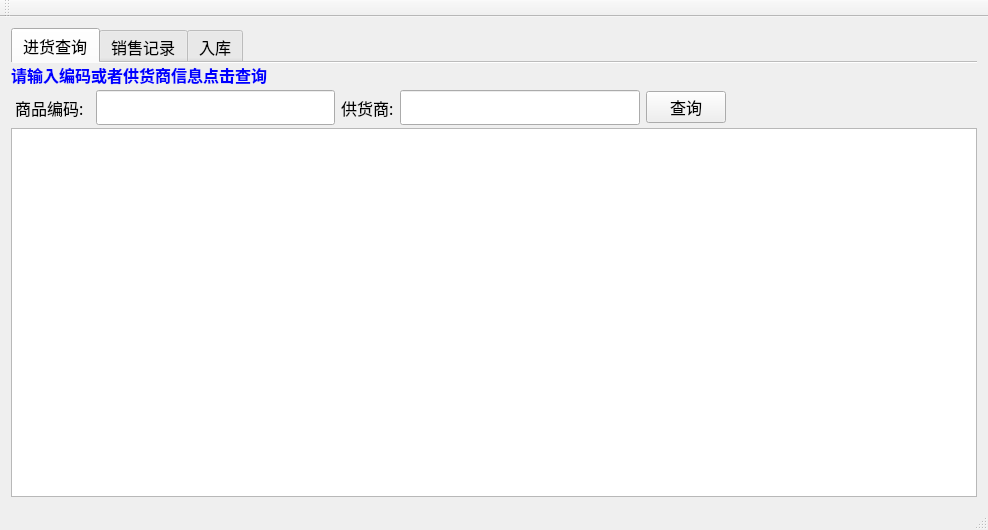
<?xml version="1.0" encoding="UTF-8"?>
<ui version="4.0">
 <class>MainWindow</class>
 <widget class="QMainWindow" name="MainWindow">
  <property name="geometry">
   <rect>
    <x>0</x>
    <y>0</y>
    <width>926</width>
    <height>530</height>
   </rect>
  </property>
  <property name="windowTitle">
   <string>MainWindow</string>
  </property>
  <widget class="QWidget" name="centralWidget">
   <layout class="QGridLayout" name="gridLayout">
    <item row="0" column="1">
     <widget class="QTabWidget" name="tabWidget">
      <property name="font">
       <font>
        <family>Agency FB</family>
        <pointsize>12</pointsize>
       </font>
      </property>
      <property name="tabShape">
       <enum>QTabWidget::Rounded</enum>
      </property>
      <property name="currentIndex">
       <number>0</number>
      </property>
      <property name="elideMode">
       <enum>Qt::ElideMiddle</enum>
      </property>
      <property name="documentMode">
       <bool>true</bool>
      </property>
      <property name="movable">
       <bool>true</bool>
      </property>
      <widget class="QWidget" name="tab">
       <attribute name="title">
        <string>进货查询</string>
       </attribute>
       <layout class="QGridLayout" name="gridLayout_3">
        <property name="leftMargin">
         <number>0</number>
        </property>
        <property name="topMargin">
         <number>0</number>
        </property>
        <property name="rightMargin">
         <number>0</number>
        </property>
        <property name="bottomMargin">
         <number>0</number>
        </property>
        <property name="horizontalSpacing">
         <number>6</number>
        </property>
        <property name="verticalSpacing">
         <number>3</number>
        </property>
        <item row="1" column="3">
         <widget class="QLabel" name="label_3">
          <property name="text">
           <string>供货商:</string>
          </property>
         </widget>
        </item>
        <item row="4" column="0" colspan="8">
         <widget class="QTableView" name="tableViewJH"/>
        </item>
        <item row="1" column="0">
         <widget class="QLabel" name="label_2">
          <property name="text">
           <string> 商品编码:</string>
          </property>
         </widget>
        </item>
        <item row="1" column="4">
         <widget class="QLineEdit" name="lineEdit_goodsupplier">
          <property name="font">
           <font>
            <family>宋体</family>
            <pointsize>14</pointsize>
           </font>
          </property>
         </widget>
        </item>
        <item row="1" column="2">
         <widget class="QLineEdit" name="lineEdit_goodCode">
          <property name="font">
           <font>
            <family>宋体</family>
            <pointsize>14</pointsize>
           </font>
          </property>
         </widget>
        </item>
        <item row="1" column="6">
         <spacer name="horizontalSpacer_2">
          <property name="orientation">
           <enum>Qt::Horizontal</enum>
          </property>
          <property name="sizeHint" stdset="0">
           <size>
            <width>40</width>
            <height>20</height>
           </size>
          </property>
         </spacer>
        </item>
        <item row="1" column="5">
         <widget class="QPushButton" name="btn_queryInGoods">
          <property name="text">
           <string>查询</string>
          </property>
         </widget>
        </item>
        <item row="0" column="0" colspan="3">
         <widget class="QLabel" name="label_4">
          <property name="text">
           <string>&lt;html&gt;&lt;head/&gt;&lt;body&gt;&lt;p&gt;&lt;span style=&quot; font-size:12pt; font-weight:600; color:blue&quot;&gt;请输入编码或者供货商信息点击查询&lt;/span&gt;&lt;/p&gt;&lt;/body&gt;&lt;/html&gt;</string>
          </property>
         </widget>
        </item>
       </layout>
      </widget>
      <widget class="QWidget" name="tab_2">
       <attribute name="title">
        <string>销售记录</string>
       </attribute>
       <layout class="QGridLayout" name="gridLayout_2">
        <item row="1" column="0" rowspan="6" colspan="3">
         <widget class="QTableView" name="tableViewSX">
          <property name="sortingEnabled">
           <bool>true</bool>
          </property>
          <property name="wordWrap">
           <bool>false</bool>
          </property>
          <attribute name="horizontalHeaderDefaultSectionSize">
           <number>130</number>
          </attribute>
          <attribute name="horizontalHeaderStretchLastSection">
           <bool>true</bool>
          </attribute>
         </widget>
        </item>
        <item row="0" column="2">
         <widget class="QGroupBox" name="groupBox_2">
          <property name="styleSheet">
           <string notr="true">font: 12pt &quot;微软雅黑&quot;;</string>
          </property>
          <property name="title">
           <string>填加</string>
          </property>
          <layout class="QGridLayout" name="gridLayout_6">
           <item row="0" column="1">
            <widget class="QPushButton" name="pushButton">
             <property name="text">
              <string>添加记录</string>
             </property>
            </widget>
           </item>
           <item row="0" column="2">
            <spacer name="horizontalSpacer">
             <property name="orientation">
              <enum>Qt::Horizontal</enum>
             </property>
             <property name="sizeType">
              <enum>QSizePolicy::Minimum</enum>
             </property>
             <property name="sizeHint" stdset="0">
              <size>
               <width>40</width>
               <height>20</height>
              </size>
             </property>
            </spacer>
           </item>
          </layout>
         </widget>
        </item>
        <item row="0" column="0" colspan="2">
         <widget class="QGroupBox" name="groupBox_XS">
          <property name="enabled">
           <bool>true</bool>
          </property>
          <property name="styleSheet">
           <string notr="true">font: 12pt &quot;微软雅黑&quot;;</string>
          </property>
          <property name="title">
           <string>查询条件</string>
          </property>
          <layout class="QGridLayout" name="gridLayout_5">
           <property name="sizeConstraint">
            <enum>QLayout::SetDefaultConstraint</enum>
           </property>
           <item row="0" column="4">
            <widget class="QLabel" name="label_17">
             <property name="text">
              <string>~</string>
             </property>
            </widget>
           </item>
           <item row="0" column="2">
            <widget class="QLabel" name="label_16">
             <property name="text">
              <string>交易时间</string>
             </property>
            </widget>
           </item>
           <item row="0" column="3">
            <widget class="QDateTimeEdit" name="dt_XSbegin"/>
           </item>
           <item row="0" column="5">
            <widget class="QDateTimeEdit" name="dt_XSend"/>
           </item>
           <item row="0" column="1">
            <widget class="QLineEdit" name="txt_XS_memo">
             <property name="text">
              <string/>
             </property>
            </widget>
           </item>
           <item row="0" column="0">
            <widget class="QLabel" name="label_24">
             <property name="text">
              <string>备      注</string>
             </property>
            </widget>
           </item>
           <item row="0" column="6">
            <widget class="QPushButton" name="pushButton_Xiaoshou_sel">
             <property name="text">
              <string>条件查询</string>
             </property>
            </widget>
           </item>
           <item row="0" column="7">
            <widget class="QPushButton" name="pushButton_xsSave">
             <property name="text">
              <string>查询所有</string>
             </property>
            </widget>
           </item>
          </layout>
         </widget>
        </item>
       </layout>
      </widget>
      <widget class="QWidget" name="tab_3">
       <attribute name="title">
        <string>入库</string>
       </attribute>
       <layout class="QVBoxLayout" name="verticalLayout_3">
        <item>
         <widget class="QGroupBox" name="groupBox">
          <property name="minimumSize">
           <size>
            <width>0</width>
            <height>120</height>
           </size>
          </property>
          <property name="title">
           <string>输入商品信息</string>
          </property>
          <property name="flat">
           <bool>false</bool>
          </property>
          <property name="checkable">
           <bool>false</bool>
          </property>
          <layout class="QGridLayout" name="gridLayout_4">
           <item row="4" column="0">
            <widget class="QLabel" name="label_12">
             <property name="text">
              <string>备       注</string>
             </property>
             <property name="alignment">
              <set>Qt::AlignRight|Qt::AlignTrailing|Qt::AlignVCenter</set>
             </property>
            </widget>
           </item>
           <item row="0" column="1">
            <widget class="QLineEdit" name="txt_goodCode">
             <property name="font">
              <font>
               <family>微软雅黑</family>
              </font>
             </property>
             <property name="text">
              <string/>
             </property>
            </widget>
           </item>
           <item row="0" column="2">
            <widget class="QLabel" name="label_6">
             <property name="text">
              <string>进货时间</string>
             </property>
             <property name="alignment">
              <set>Qt::AlignRight|Qt::AlignTrailing|Qt::AlignVCenter</set>
             </property>
            </widget>
           </item>
           <item row="1" column="0">
            <widget class="QLabel" name="label_10">
             <property name="text">
              <string>商品名称</string>
             </property>
             <property name="alignment">
              <set>Qt::AlignRight|Qt::AlignTrailing|Qt::AlignVCenter</set>
             </property>
            </widget>
           </item>
           <item row="0" column="3">
            <widget class="QLineEdit" name="txt_inGoodtime">
             <property name="font">
              <font>
               <family>微软雅黑</family>
              </font>
             </property>
             <property name="text">
              <string/>
             </property>
            </widget>
           </item>
           <item row="0" column="0">
            <widget class="QLabel" name="label_5">
             <property name="text">
              <string>商品编码</string>
             </property>
             <property name="alignment">
              <set>Qt::AlignRight|Qt::AlignTrailing|Qt::AlignVCenter</set>
             </property>
            </widget>
           </item>
           <item row="3" column="0">
            <widget class="QLabel" name="label_13">
             <property name="text">
              <string>商品金额</string>
             </property>
             <property name="alignment">
              <set>Qt::AlignRight|Qt::AlignTrailing|Qt::AlignVCenter</set>
             </property>
            </widget>
           </item>
           <item row="3" column="1">
            <widget class="QLineEdit" name="txt_goodjine">
             <property name="font">
              <font>
               <family>微软雅黑</family>
              </font>
             </property>
             <property name="text">
              <string/>
             </property>
            </widget>
           </item>
           <item row="2" column="2">
            <widget class="QLabel" name="label_11">
             <property name="text">
              <string>商品单价</string>
             </property>
             <property name="alignment">
              <set>Qt::AlignRight|Qt::AlignTrailing|Qt::AlignVCenter</set>
             </property>
            </widget>
           </item>
           <item row="2" column="3">
            <widget class="QLineEdit" name="txt_goodprice">
             <property name="font">
              <font>
               <family>微软雅黑</family>
              </font>
             </property>
             <property name="text">
              <string/>
             </property>
            </widget>
           </item>
           <item row="0" column="6" rowspan="5">
            <layout class="QVBoxLayout" name="verticalLayout_2">
             <property name="leftMargin">
              <number>5</number>
             </property>
             <property name="rightMargin">
              <number>5</number>
             </property>
             <item>
              <widget class="QPushButton" name="pushButton_JH_Add">
               <property name="minimumSize">
                <size>
                 <width>140</width>
                 <height>0</height>
                </size>
               </property>
               <property name="text">
                <string>添加</string>
               </property>
              </widget>
             </item>
             <item>
              <widget class="QPushButton" name="pushButton_JH_clean">
               <property name="minimumSize">
                <size>
                 <width>140</width>
                 <height>0</height>
                </size>
               </property>
               <property name="text">
                <string>清除</string>
               </property>
              </widget>
             </item>
             <item>
              <spacer name="verticalSpacer">
               <property name="orientation">
                <enum>Qt::Vertical</enum>
               </property>
               <property name="sizeHint" stdset="0">
                <size>
                 <width>20</width>
                 <height>40</height>
                </size>
               </property>
              </spacer>
             </item>
            </layout>
           </item>
           <item row="1" column="1">
            <widget class="QLineEdit" name="txt_goodName">
             <property name="font">
              <font>
               <family>微软雅黑</family>
              </font>
             </property>
             <property name="text">
              <string/>
             </property>
            </widget>
           </item>
           <item row="1" column="2">
            <widget class="QLabel" name="label_8">
             <property name="text">
              <string>商品单位</string>
             </property>
             <property name="alignment">
              <set>Qt::AlignRight|Qt::AlignTrailing|Qt::AlignVCenter</set>
             </property>
            </widget>
           </item>
           <item row="1" column="3">
            <widget class="QLineEdit" name="txt_Gooduint">
             <property name="font">
              <font>
               <family>微软雅黑</family>
              </font>
             </property>
             <property name="text">
              <string/>
             </property>
            </widget>
           </item>
           <item row="2" column="0">
            <widget class="QLabel" name="label_9">
             <property name="text">
              <string>商品数量</string>
             </property>
             <property name="alignment">
              <set>Qt::AlignRight|Qt::AlignTrailing|Qt::AlignVCenter</set>
             </property>
            </widget>
           </item>
           <item row="2" column="1">
            <widget class="QLineEdit" name="txt_goodcnt">
             <property name="font">
              <font>
               <family>微软雅黑</family>
              </font>
             </property>
             <property name="text">
              <string/>
             </property>
            </widget>
           </item>
           <item row="3" column="2">
            <widget class="QLabel" name="label_7">
             <property name="text">
              <string>供货厂家</string>
             </property>
             <property name="alignment">
              <set>Qt::AlignRight|Qt::AlignTrailing|Qt::AlignVCenter</set>
             </property>
            </widget>
           </item>
           <item row="3" column="3">
            <widget class="QLineEdit" name="txt_goodsupplier">
             <property name="font">
              <font>
               <family>微软雅黑</family>
              </font>
             </property>
             <property name="text">
              <string/>
             </property>
            </widget>
           </item>
           <item row="4" column="1" colspan="3">
            <widget class="QLineEdit" name="txt_inGoodMemo">
             <property name="font">
              <font>
               <family>微软雅黑</family>
              </font>
             </property>
            </widget>
           </item>
           <item row="0" column="4">
            <widget class="QLabel" name="label_14">
             <property name="text">
              <string>商品品牌</string>
             </property>
             <property name="alignment">
              <set>Qt::AlignRight|Qt::AlignTrailing|Qt::AlignVCenter</set>
             </property>
            </widget>
           </item>
           <item row="0" column="5">
            <widget class="QLineEdit" name="txt_GoodBrand">
             <property name="font">
              <font>
               <family>微软雅黑</family>
              </font>
             </property>
             <property name="text">
              <string/>
             </property>
            </widget>
           </item>
           <item row="1" column="4">
            <widget class="QLabel" name="label_15">
             <property name="text">
              <string>商品型号</string>
             </property>
             <property name="alignment">
              <set>Qt::AlignRight|Qt::AlignTrailing|Qt::AlignVCenter</set>
             </property>
            </widget>
           </item>
           <item row="1" column="5">
            <widget class="QLineEdit" name="txt_GoodType">
             <property name="font">
              <font>
               <family>微软雅黑</family>
              </font>
             </property>
             <property name="text">
              <string/>
             </property>
            </widget>
           </item>
          </layout>
         </widget>
        </item>
        <item>
         <widget class="QTextBrowser" name="textBrowser"/>
        </item>
       </layout>
      </widget>
     </widget>
    </item>
   </layout>
  </widget>
  <widget class="QMenuBar" name="menuBar">
   <property name="geometry">
    <rect>
     <x>0</x>
     <y>0</y>
     <width>926</width>
     <height>23</height>
    </rect>
   </property>
   <property name="autoFillBackground">
    <bool>true</bool>
   </property>
   <property name="nativeMenuBar">
    <bool>true</bool>
   </property>
  </widget>
  <widget class="QToolBar" name="mainToolBar">
   <attribute name="toolBarArea">
    <enum>TopToolBarArea</enum>
   </attribute>
   <attribute name="toolBarBreak">
    <bool>false</bool>
   </attribute>
  </widget>
  <widget class="QStatusBar" name="statusBar"/>
 </widget>
 <layoutdefault spacing="6" margin="11"/>
 <tabstops>
  <tabstop>txt_goodCode</tabstop>
  <tabstop>txt_goodName</tabstop>
  <tabstop>txt_inGoodMemo</tabstop>
  <tabstop>pushButton_JH_Add</tabstop>
  <tabstop>pushButton_JH_clean</tabstop>
  <tabstop>btn_queryInGoods</tabstop>
  <tabstop>lineEdit_goodCode</tabstop>
  <tabstop>lineEdit_goodsupplier</tabstop>
  <tabstop>tableViewJH</tabstop>
  <tabstop>tableViewSX</tabstop>
 </tabstops>
 <resources/>
 <connections/>
</ui>
